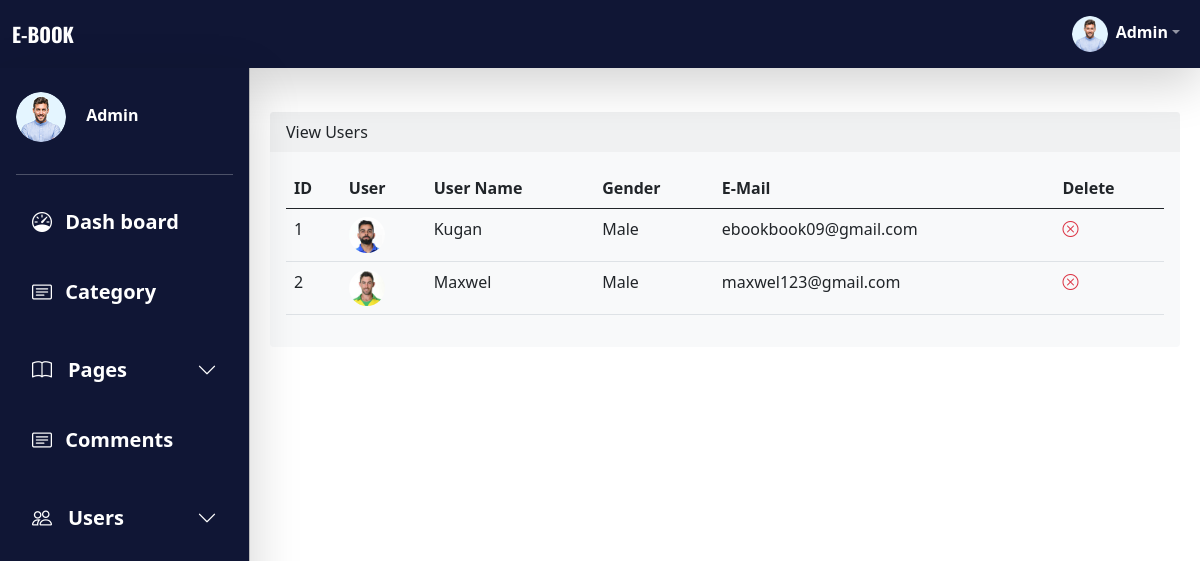
Page /admin/view_users.php (signed in) on the committed database.
### tables this page shows
CREATE TABLE `user` (
  `user_id` int(11) NOT NULL,
  `user_name` varchar(32) NOT NULL,
  `user_mail` varchar(50) NOT NULL,
  `user_image` varchar(50) NOT NULL,
  `user_gender` varchar(50) NOT NULL,
  `user_password` varchar(50) NOT NULL,
  `verify_token` int(32) NOT NULL
);

### admin/view_users.php (the view, shortened to what this page needs)
<?php include 'aheader.php';
?>
<main class="mt-5 pt-3">
    <div class="container">
    <div class="card mt-5 mb-2 mx-2 border-0 bg-light">
  <div class="card-header border-0">
    View Users
  </div>
  <div class="card-body">
  <div class="card-tables  table-responsive">
  <table class="table  table-hover ">
  <thead>
    <tr>
      <th scope="col">ID</th>
      <th scope="col">User</th>
      <th scope="col">User Name</th>
      <th scope="col">Gender</th>
      <th scope="col">E-Mail</th>
      <th scope="col">Delete</th>
    </tr>
  </thead>
  <tbody class="text-start ">
  <?php
  $select_user_query="SELECT * FROM user";
  $select_user_result=mysqli_query($connection,$select_user_query);
  while($row=mysqli_fetch_assoc($select_user_result)){
    $user_id=$row['user_id'];
    $user_name=$row['user_name'];
    $user_mail=$row['user_mail'];
    $user_image=$row['user_image'];
    $user_gender=$row['user_gender'];
   ?>
    <tr>
      <td><?php echo$user_id ?></td>
      <td><img class="rounded-circle" width="36" height="36"  src="../images/<?php echo$user_image; ?>" alt=""></td>
      <td><?php echo$user_name; ?></td>
      <td><?php echo$user_gender; ?></td>
      <td><?php echo$user_mail; ?></td>
      <td class=""><a href='view_users.php?delete=<?php echo$user_id; ?>' ><i class="bi bi-x-circle text-danger"></i></a></td>
    </tr>
    <?php } ?>
  </tbody>
</table>
  </div>
  </div>
</div>
    </div>
</main>
<?php include 'afooter.php'; ?>

### css/admin_style.css (style rules this page uses)
:root { --offcanvas-width: 250px; --topNavbar-height: 68px; }
@media (min-width: 992px) { body { overflow: auto !important; } }
@media (min-width: 992px) { main { margin-left: var(--offcanvas-width); } }

### rows in the picture
user: user_id "1", user_image (picture), user_name "Kugan", user_gender "Male", user_mail "ebookbook09@gmail.com"
user: user_id "2", user_image (picture), user_name "Maxwel", user_gender "Male", user_mail "maxwel123@gmail.com"

### other values in the picture
$_SESSION['A_NAME'] "Admin"
